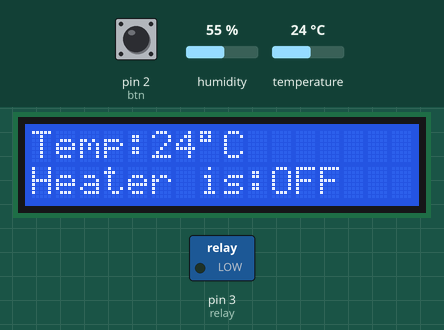
Recording of a sketch running on a simulated Arduino Uno, built with avr-gcc and run on an emulated ATmega328P. On the bench: 16×2 character LCD, switched loads named in the sketch (green lamp = pin HIGH). Inputs (shaded band) come from the test bench; at power-on: pin 2 (btn) LOW, temperature 24 °C, humidity 55 %.

Above: at 1.2 s.
1.3 s: pin 2 (btn) pulled HIGH for 0.15 s
At 2.0 s:
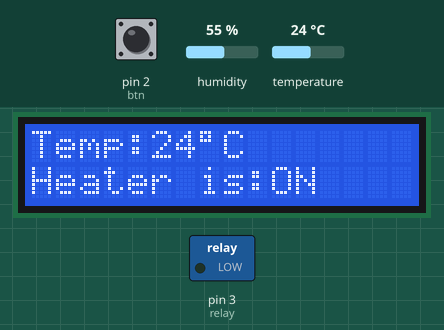
2.9 s: temperature set to 20 °C
At 3.9 s:
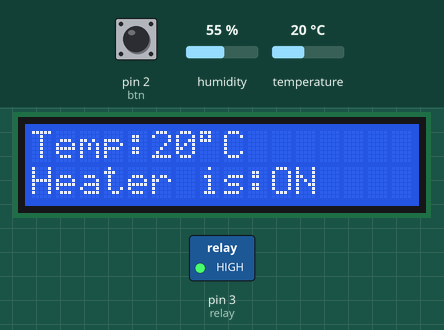
4.4 s: pin 2 (btn) pulled HIGH for 1 s
At 5.4 s:
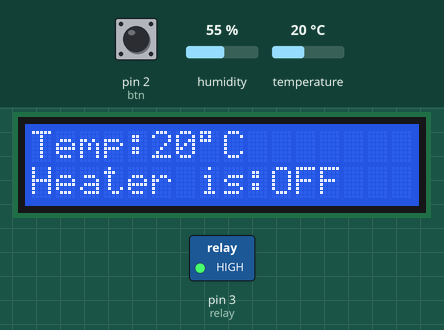
6.9 s: temperature set to 12 °C
At 8.1 s:
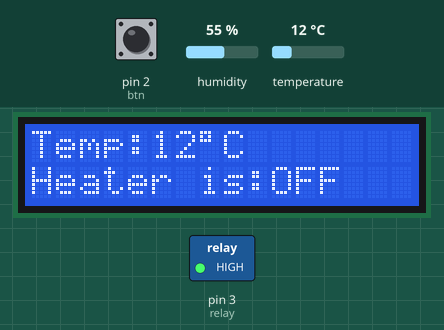
8.4 s: temperature set to 19 °C
At 9.6 s:
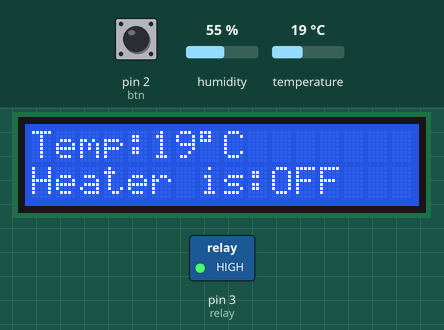
Timing chart, 0 to 10.9 s (numbered marks = the images above; inputs shaded):
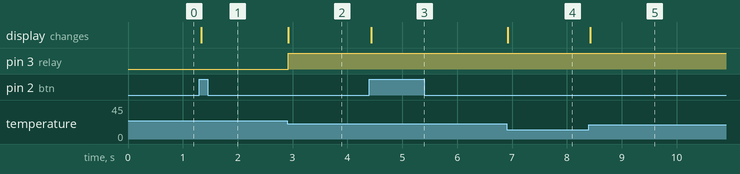

The sketch:

heater_control_system.ino
```cpp
#include <LiquidCrystal.h>
#include <dht11.h>

const int btn = 2, relay = 3, dht = 8;
const int E = 11, RS = 12, D4 = 4, D5 = 5, D6 = 6, D7 = 7;
LiquidCrystal lcd(RS, E, D4, D5, D6, D7);
dht11 DHT11;

bool btnFlag = false;
bool heaterState = false;


void setup() {
  // put your setup code here, to run once:
  pinMode(dht, INPUT);
  pinMode(relay, OUTPUT);
  pinMode(btn, INPUT);
  lcd.begin(16,2);
  //lcd.print("Oleg");

}

void loop() {
  // put your main code here, to run repeatedly:


  lcd.setCursor(0, 0);
  int chk = DHT11.read(dht);
  int humidity = (float)DHT11.humidity;
  int temperature = (float)DHT11.temperature;
  lcd.print("Temp:");
  lcd.print(temperature);
  lcd.print((char)223);
  lcd.print("C");
  lcd.setCursor(0, 1);
  lcd.print("Heater is:");
  heaterState?lcd.print("ON "):lcd.print("OFF");

  //lcd.print(humidity);


  if(temperature > 24){
    digitalWrite(relay, LOW);
  }
  if(temperature < 22){
    digitalWrite(relay, HIGH);
  }

  if(digitalRead(btn) && !btnFlag){
    btnFlag = true;
    heaterState = !heaterState;
  }
   if(!digitalRead(btn) && btnFlag){
    btnFlag = false;
  }


}
```

Measured:
- the behaviour switches between 22 and 21 °C on temperature (found by bisection; images 1 and 2)
- after the input at 1.3 s, the display: changes at once (image 1)
- after the input at 2.9 s, pin 3 (relay): LOW → HIGH at once; the display: changes at once (image 2)
- after the input at 4.4 s, the display: changes at once (image 3)
- after the input at 6.9 s, the display: changes at once (image 4)
- after the input at 8.4 s, the display: changes at once (image 5)
